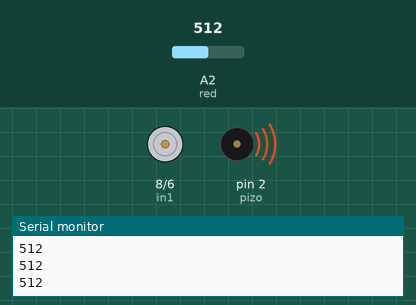
This sketch was run on a simulated Arduino Uno, built with avr-gcc and run on an emulated ATmega328P. Shown: motor-driver pin pairs drawn as motors (green arrow = first pin HIGH = forward, orange = second pin HIGH = backward, longer = more drive, scaled by the enable pin), buzzer (waves = sounding), the last lines printed to the serial monitor. The test bench sets the inputs (shaded band); at power-on: A2 (red) = 512.

Above: at 0.78 s.
1.3 s: A2 (red) set to 317
4.3 s: A2 (red) set to 284
At 5.5 s:
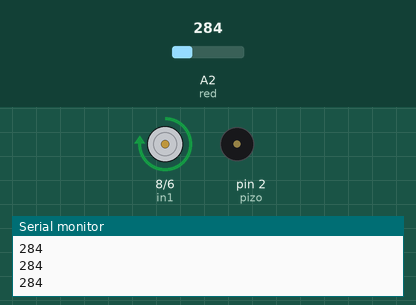
5.9 s: A2 (red) set to 306
At 6.06 s:
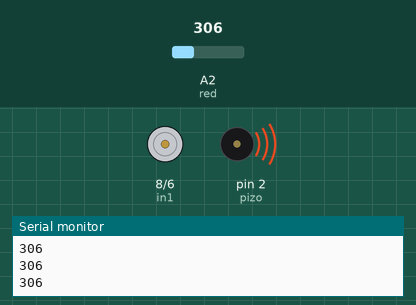
8.9 s: A2 (red) set to 0
At 9.5 s:
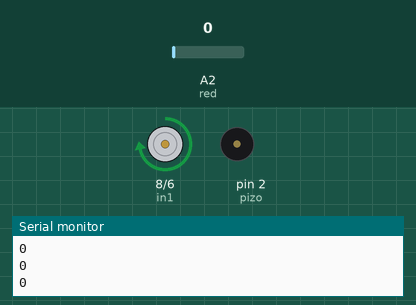
10.4 s: A2 (red) set to 310
At 13.96 s:
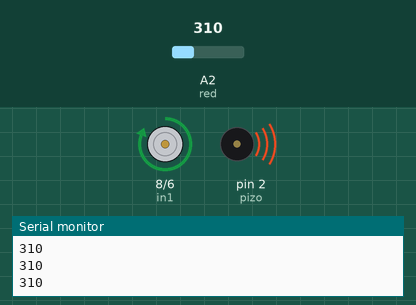
Timing chart, 0 to 14.4 s (numbered marks = the images above; inputs shaded):
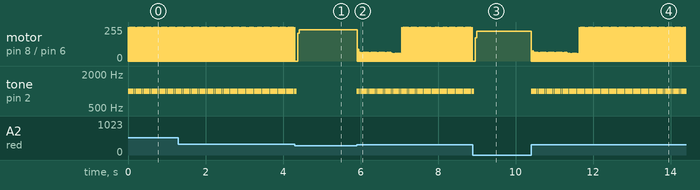

Measured:
- the behaviour switches between 300 and 299 on A2 (red) (found by bisection; images 0 and 1)
- after the input at 4.3 s, tone on pin 2 (pizo): goes on until 4.3 s, then stays silent
- after the input at 5.9 s, tone on pin 2 (pizo): alternates 1000 Hz for 0.02 s and silent for 0.02 s, starting at once
- after the input at 8.9 s, tone on pin 2 (pizo): goes on until 8.9 s, then stays silent
- after the input at 10.4 s, tone on pin 2 (pizo): alternates 1000 Hz for 0.02 s and silent for 0.02 s, starting at once
- by itself, tone on pin 2 (pizo): alternates 1000 Hz for 0.02 s and silent for 0.02 s

The sketch:

spinL298N.ino
```cpp
/*
/ / / / / / / / / / / / / / / / / / / / / / / / / / / / / / / / / / / / /


                     A T M O S  C O M P U T E R


This is an program that will spin a L298N Motor with an arduino for Sai


/ / / / / / / / / / / / / / / / / / / / / / / / / / / / / / / / / / / / /
*/

// Motor A connections
int enA = 7;
int in1 = 8;
int in2 = 6;

int pizo = 2;


const int red = A2;
int r;


void setup() {

  Serial.begin(9600);
	// Set all the motor control pins to outputs
	pinMode(enA, OUTPUT);
	pinMode(in1, OUTPUT);
	pinMode(in2, OUTPUT);
	pinMode(red, INPUT);
	pinMode(pizo, OUTPUT);


	// Turn off motors - Initial state
	digitalWrite(in1, LOW);
	digitalWrite(in2, LOW);
}

void loop() {


  analogRead(red);
  Serial.println(analogRead(red));
  delay(0);

  analogWrite(enA, 150);

  for (int i = 100; i < 150; i++) {
	  analogWrite(enA, i);
	  delay(0);
	}


	// Turn on motor
	digitalWrite(in1, HIGH);
	digitalWrite(in2, LOW);

	if (analogRead(red) >= 300){

    for (r = 0; r < 1; r++){

      tone(pizo, 1000);
      delay(10);
      noTone(pizo);
      digitalWrite(in1, LOW);
	    digitalWrite(in2, LOW);
	    analogWrite(enA, 0);
      delay(20);
      tone(pizo, 1000);
      delay(10);
      noTone(pizo);


   }
  }
  else{

  }


	//directionControl();
	//delay(1000);
	//speedControl();
	//delay(1000);
}

// This function lets you control spinning direction of motors
void directionControl() {
	// Set motors to maximum speed
	// For PWM maximum possible values are 0 to 255
	analogWrite(enA, 250);

	//speed up
	for (int i = 0; i < 250; i++) {
	analogWrite(enA, i);
	delay(1);
	}

	// Turn on motor
	digitalWrite(in1, HIGH);
	digitalWrite(in2, LOW);

	//delay(2000);

	// Now change motor directions
//	digitalWrite(in1, LOW);
//	digitalWrite(in2, HIGH);
//	delay(2000);

	// Turn off motors
	//digitalWrite(in1, LOW);
	//digitalWrite(in2, LOW);
}

// This function lets you control speed of the motors
void STOP() {
	// Turn on motors

	// Now turn off motors
	digitalWrite(in1, LOW);
	digitalWrite(in2, LOW);

	delay(5000);

}
```
